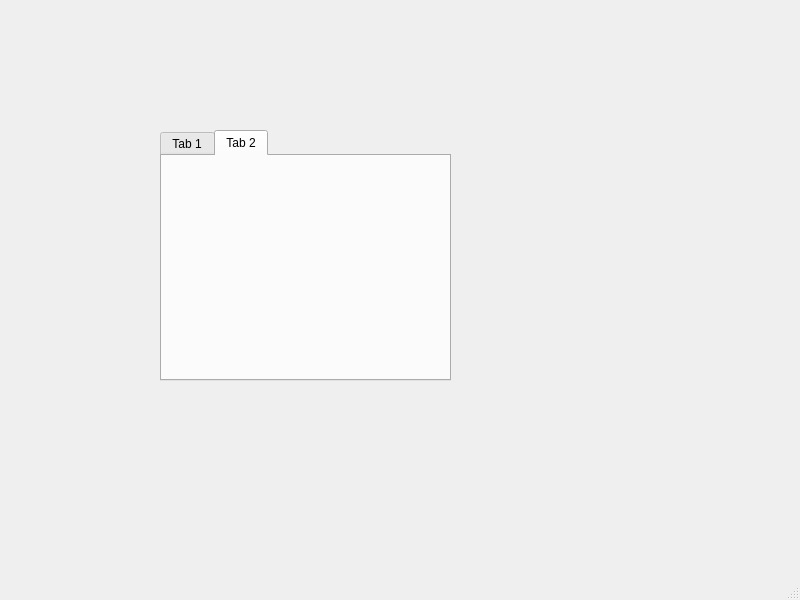
<?xml version="1.0" encoding="UTF-8"?>
<ui version="4.0">
 <class>MainWindow</class>
 <widget class="QMainWindow" name="MainWindow">
  <property name="geometry">
   <rect>
    <x>0</x>
    <y>0</y>
    <width>800</width>
    <height>600</height>
   </rect>
  </property>
  <property name="windowTitle">
   <string>MainWindow</string>
  </property>
  <widget class="QWidget" name="centralwidget">
   <widget class="QTabWidget" name="tabWidget">
    <property name="geometry">
     <rect>
      <x>160</x>
      <y>130</y>
      <width>291</width>
      <height>251</height>
     </rect>
    </property>
    <property name="currentIndex">
     <number>1</number>
    </property>
    <widget class="QWidget" name="tab">
     <attribute name="title">
      <string>Tab 1</string>
     </attribute>
    </widget>
    <widget class="QWidget" name="tab_2">
     <attribute name="title">
      <string>Tab 2</string>
     </attribute>
    </widget>
   </widget>
  </widget>
  <widget class="QMenuBar" name="menubar">
   <property name="geometry">
    <rect>
     <x>0</x>
     <y>0</y>
     <width>800</width>
     <height>23</height>
    </rect>
   </property>
  </widget>
  <widget class="QStatusBar" name="statusbar"/>
 </widget>
 <resources/>
 <connections/>
</ui>
